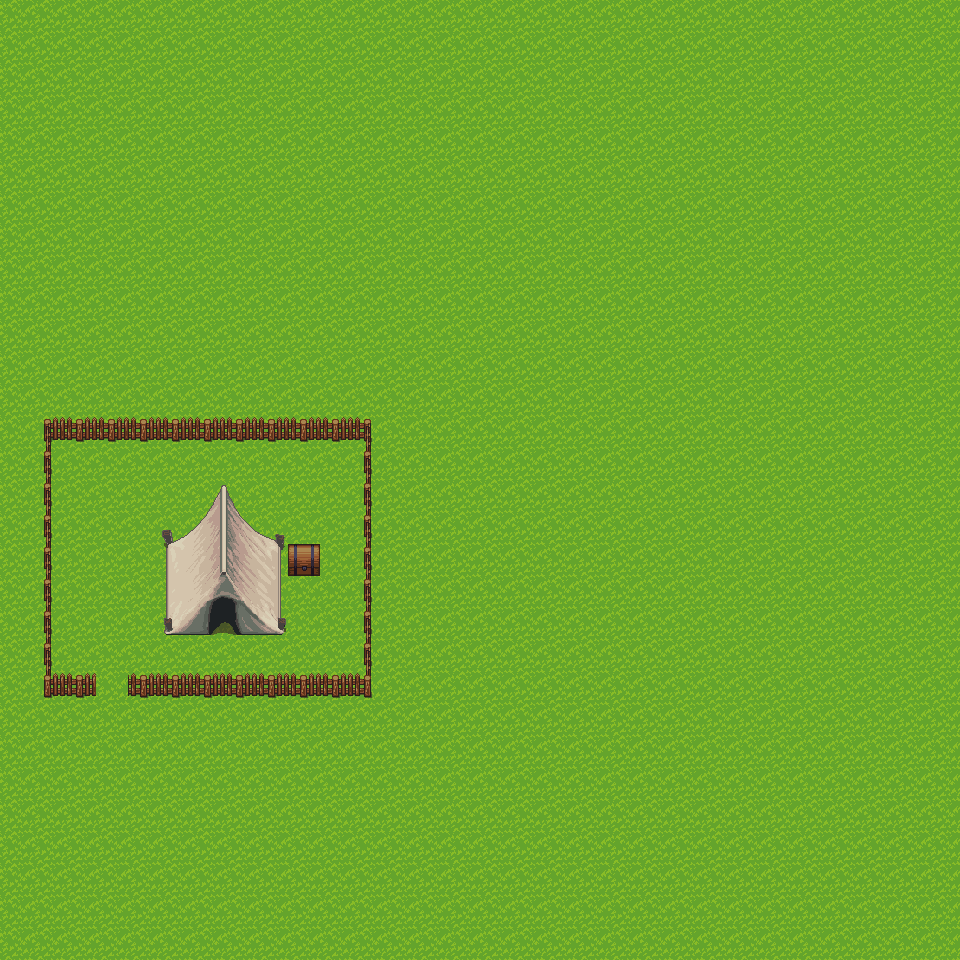

This is a level from a 2D game, rendered from its Tiled map with the project's own tilesets. A one-line summary and the map file follow, with tile-layer data summarised:
An orthogonal 30x30 tile map with 32x32 px tiles, 3 tile layers (background, behindof, frontof), 4 tilesets and 9 objects (5x wall, 2x chest, other, safe).

<map version="1.0" orientation="orthogonal" width="30" height="30" tilewidth="32" tileheight="32">
 <tileset firstgid="1" name="base_out_atlas" tilewidth="32" tileheight="32">
  <image source="tileset/base_out_atlas.png" width="1024" height="1024" />
 </tileset>
 <tileset firstgid="1025" name="build_atlas" tilewidth="32" tileheight="32">
  <image source="tileset/build_atlas.png" width="1024" height="1024" />
 </tileset>
 <tileset firstgid="2049" name="obj_misk_atlas" tilewidth="32" tileheight="32">
  <image source="tileset/obj_misk_atlas.png" width="1024" height="1024" />
 </tileset>
 <tileset firstgid="3073" name="terrain_atlas" tilewidth="32" tileheight="32">
  <image source="tileset/terrain_atlas.png" width="1024" height="1024" />
 </tileset>
 <layer name="background" width="30" height="30">
  <data>[900 cells, 900 non-empty, 1 distinct tile ids]</data>
 </layer>
 <layer name="behindof" width="30" height="30">
  <data>[900 cells, 48 non-empty, 19 distinct tile ids]</data>
 </layer>
 <layer name="frontof" width="30" height="30">
  <data>[900 cells, 8 non-empty, 8 distinct tile ids]</data>
 </layer>
 <objectgroup name="collision" width="30" height="30">
  <object name="tente" type="other" x="162" y="530" width="121" height="107" />
  <object name="coffre" type="chest" x="288" y="544" width="32" height="32" />
  <object name="wall1" type="wall" x="39" y="416" width="15" height="283" />
  <object name="wall2" type="wall" x="129" y="672" width="246" height="25" />
  <object name="wall3" type="wall" x="362" y="416" width="13" height="281" />
  <object name="wall4" type="wall" x="41" y="416" width="333" height="25" />
  <object name="wall5" type="wall" x="55" y="672" width="43" height="27" />
 </objectgroup>
 <objectgroup name="action" width="30" height="30">
  <object name="coffre_action" type="chest" x="288" y="544" width="32" height="45" />
 </objectgroup>
 <objectgroup name="zone" width="30" height="30" visible="0">
  <object name="safeplace" type="safe" x="32" y="416" width="352" height="288" />
 </objectgroup>
</map>
